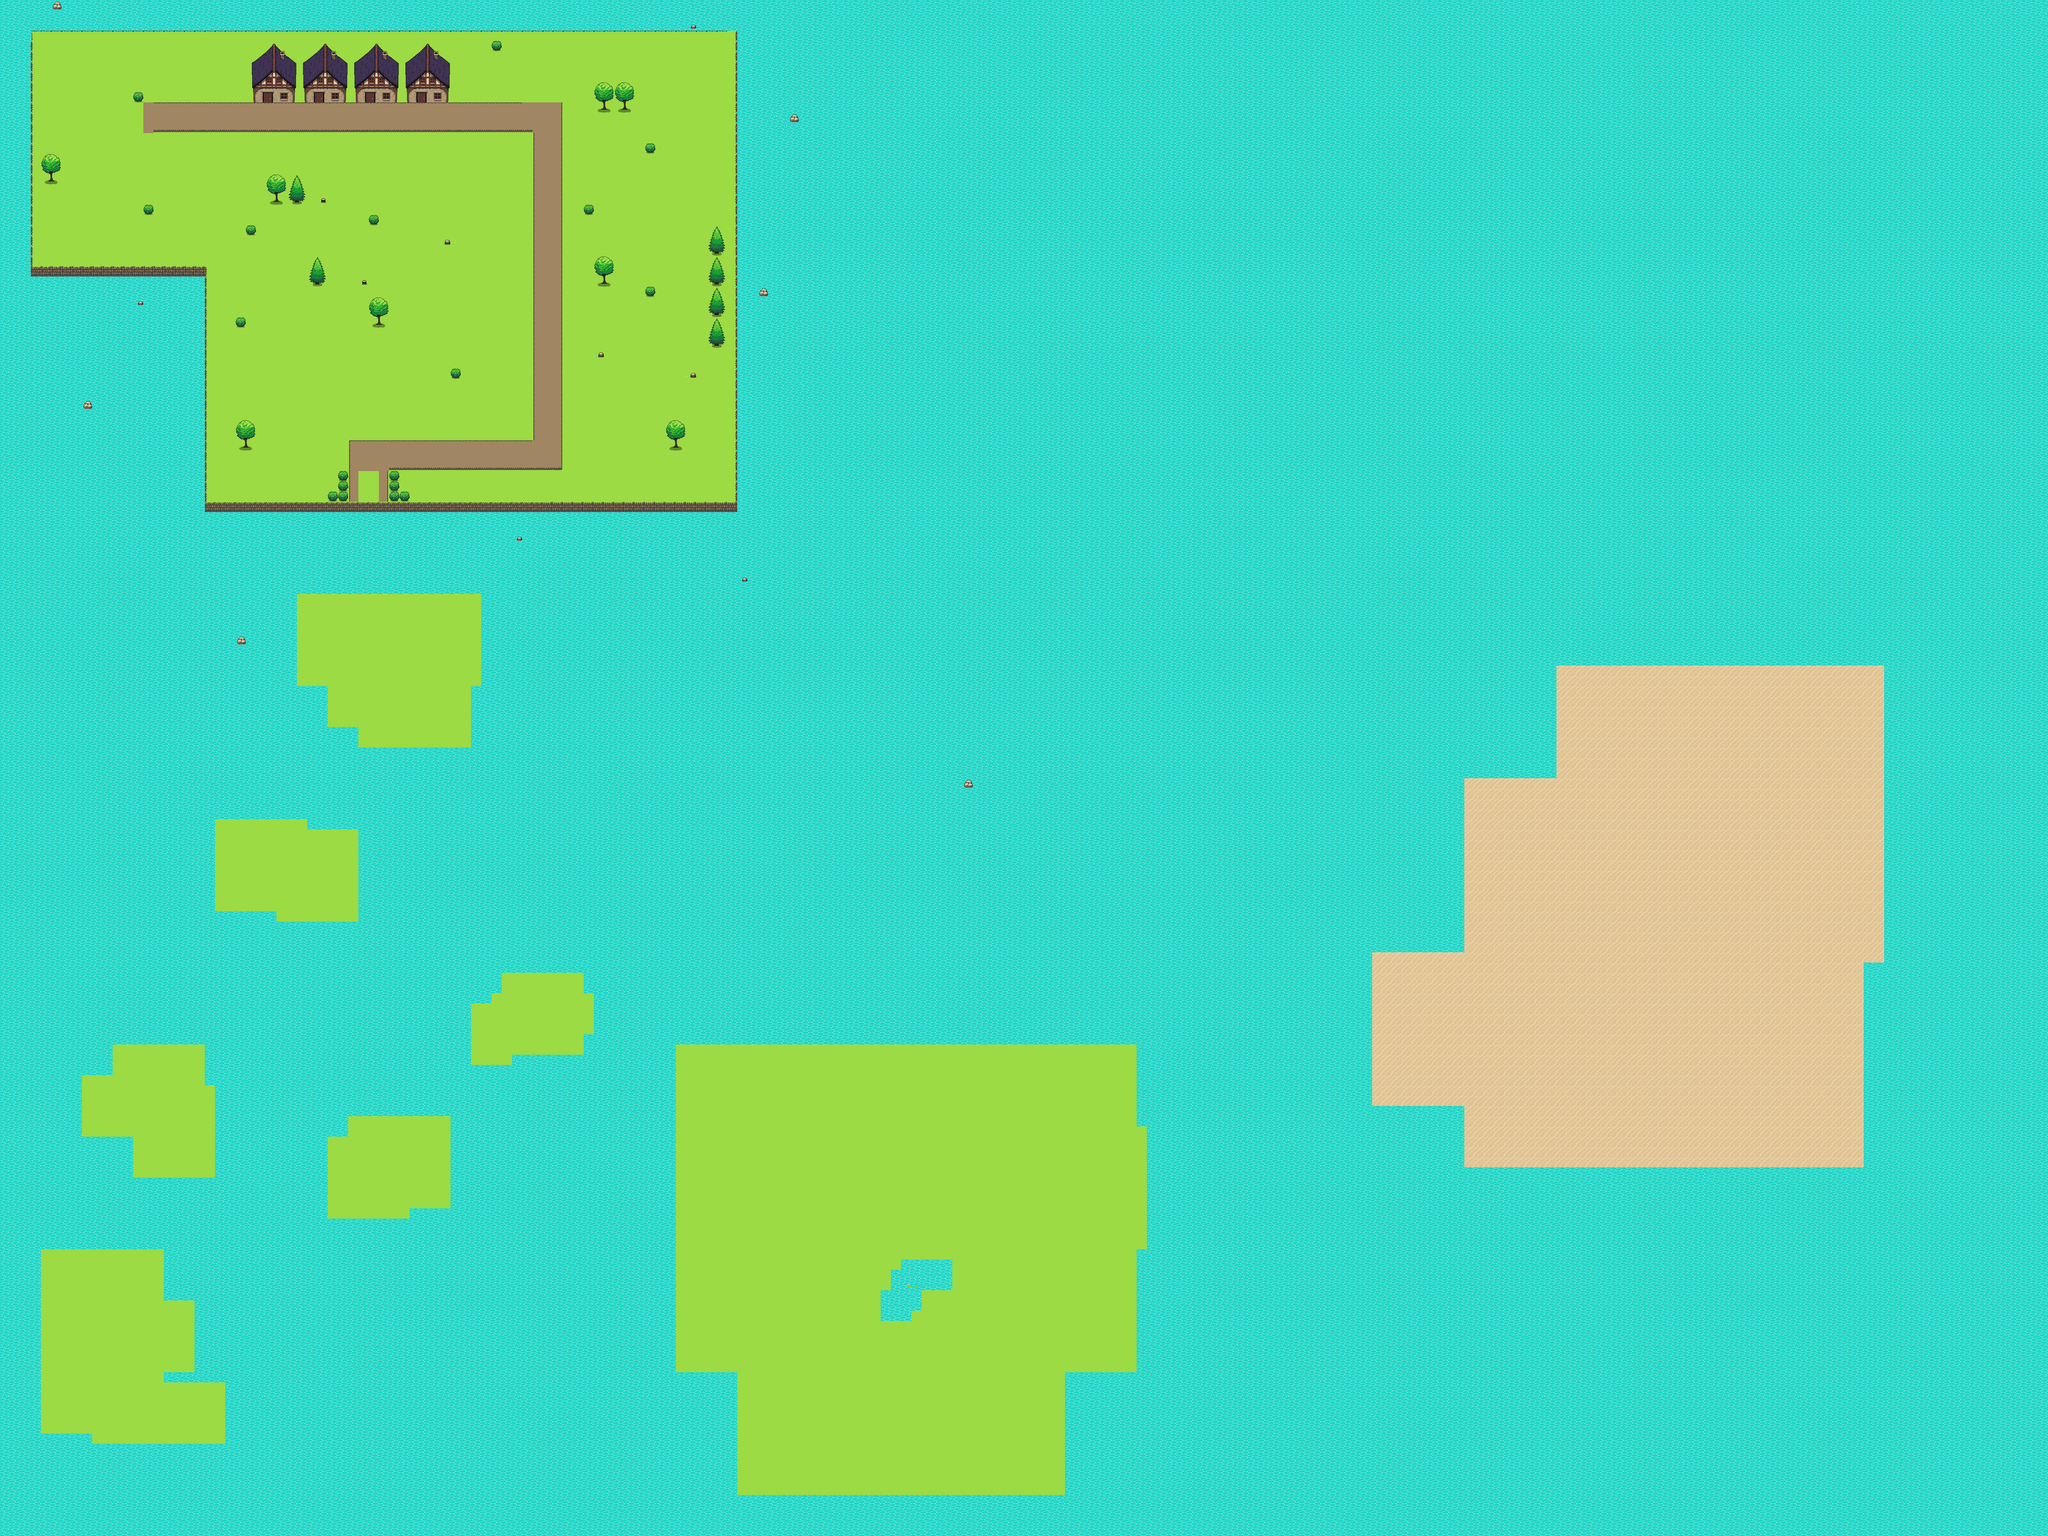

A level layout from a 2D game, rendered from its tile map. Below: a short description, then the map file with tile-grid data replaced by summaries:
An orthogonal 200x150 tile map with 32x32 px tiles, 4 tile layers (海, 土, 花とか, 道), 5 tilesets.

<map version="1.10" tiledversion="1.11.2" orientation="orthogonal" renderorder="right-down" width="200" height="150" tilewidth="32" tileheight="32" infinite="0" nextlayerid="5" nextobjectid="1">
 <tileset firstgid="1" source="草.tsx" />
 <tileset firstgid="2" source="assets_spritesheet_v2_free.tsx" />
 <tileset firstgid="146" source="asset追加.tsx" />
 <tileset firstgid="266" source="地面.tsx" />
 <tileset firstgid="386" source="beach_tiles.tsx" />
 <layer id="1" name="海" width="200" height="150">
  <data>[30000 cells, 30000 non-empty, 1 distinct tile ids]</data>
 </layer>
 <layer id="2" name="土" width="200" height="150">
  <data>[30000 cells, 7679 non-empty, 16 distinct tile ids]</data>
 </layer>
 <layer id="3" name="花とか" width="200" height="150">
  <data>[30000 cells, 256 non-empty, 52 distinct tile ids]</data>
 </layer>
 <layer id="4" name="道" width="200" height="150">
  <data>[30000 cells, 282 non-empty, 7 distinct tile ids]</data>
 </layer>
</map>
